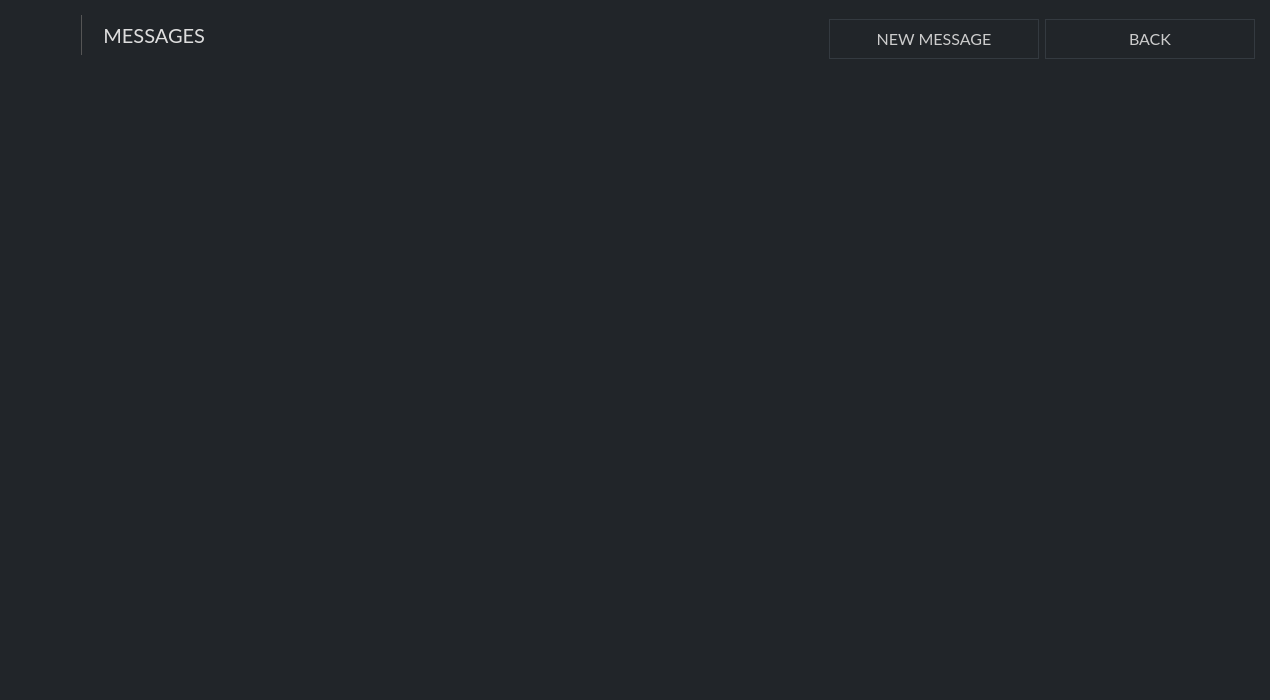
<?xml version="1.0" encoding="UTF-8"?>
<ui version="4.0">
 <class>MessagesFrame</class>
 <widget class="QFrame" name="MessagesFrame">
  <property name="geometry">
   <rect>
    <x>0</x>
    <y>0</y>
    <width>1270</width>
    <height>700</height>
   </rect>
  </property>
  <property name="minimumSize">
   <size>
    <width>1270</width>
    <height>700</height>
   </size>
  </property>
  <property name="font">
   <font>
    <family>Lato</family>
    <pointsize>-1</pointsize>
   </font>
  </property>
  <property name="windowTitle">
   <string>Frame</string>
  </property>
  <property name="styleSheet">
   <string notr="true">background-color: #212529;
border: 0px;
color: #aaaaaa;


font-size: 15px;
font-family: Lato;</string>
  </property>
  <property name="frameShape">
   <enum>QFrame::NoFrame</enum>
  </property>
  <property name="frameShadow">
   <enum>QFrame::Plain</enum>
  </property>
  <property name="lineWidth">
   <number>0</number>
  </property>
  <layout class="QVBoxLayout" name="verticalLayout">
   <property name="leftMargin">
    <number>15</number>
   </property>
   <property name="topMargin">
    <number>0</number>
   </property>
   <property name="rightMargin">
    <number>15</number>
   </property>
   <property name="bottomMargin">
    <number>15</number>
   </property>
   <item>
    <layout class="QHBoxLayout" name="horizontalLayout_2">
     <property name="leftMargin">
      <number>0</number>
     </property>
     <property name="topMargin">
      <number>15</number>
     </property>
     <property name="rightMargin">
      <number>0</number>
     </property>
     <property name="bottomMargin">
      <number>10</number>
     </property>
     <item>
      <widget class="QLabel" name="label_2">
       <property name="maximumSize">
        <size>
         <width>60</width>
         <height>16777215</height>
        </size>
       </property>
       <property name="text">
        <string>&lt;html&gt;&lt;head/&gt;&lt;body&gt;&lt;p&gt;&lt;img src=&quot;:/images/aluisyo-small.png&quot;/&gt;&lt;/p&gt;&lt;/body&gt;&lt;/html&gt;</string>
       </property>
      </widget>
     </item>
     <item>
      <widget class="Line" name="line">
       <property name="maximumSize">
        <size>
         <width>1</width>
         <height>16777215</height>
        </size>
       </property>
       <property name="styleSheet">
        <string notr="true">background-color: #555;</string>
       </property>
       <property name="orientation">
        <enum>Qt::Vertical</enum>
       </property>
      </widget>
     </item>
     <item>
      <widget class="QLabel" name="label">
       <property name="font">
        <font>
         <family>Lato</family>
         <pointsize>-1</pointsize>
        </font>
       </property>
       <property name="styleSheet">
        <string notr="true">color: #ddd; 
font-size: 20px;
font-family: Lato;</string>
       </property>
       <property name="text">
        <string>   MESSAGES</string>
       </property>
      </widget>
     </item>
     <item>
      <widget class="QPushButton" name="m_newMessageButton">
       <property name="minimumSize">
        <size>
         <width>210</width>
         <height>40</height>
        </size>
       </property>
       <property name="maximumSize">
        <size>
         <width>171</width>
         <height>31</height>
        </size>
       </property>
       <property name="font">
        <font>
         <family>Lato</family>
         <pointsize>-1</pointsize>
        </font>
       </property>
       <property name="styleSheet">
        <string notr="true">QPushButton#m_newMessageButton {color: #ccc; border: 1px solid #343a40; font-size: 16px; background-color: #21259;}

QPushButton#m_newMessageButton:hover {color: #ddd; border: 2px solid #444; font-size: 16px; background-color: #21259;}</string>
       </property>
       <property name="text">
        <string>NEW MESSAGE</string>
       </property>
      </widget>
     </item>
     <item>
      <widget class="QPushButton" name="m_backButton">
       <property name="sizePolicy">
        <sizepolicy hsizetype="Preferred" vsizetype="Preferred">
         <horstretch>0</horstretch>
         <verstretch>0</verstretch>
        </sizepolicy>
       </property>
       <property name="minimumSize">
        <size>
         <width>210</width>
         <height>40</height>
        </size>
       </property>
       <property name="maximumSize">
        <size>
         <width>171</width>
         <height>31</height>
        </size>
       </property>
       <property name="font">
        <font>
         <family>Lato</family>
         <pointsize>-1</pointsize>
        </font>
       </property>
       <property name="styleSheet">
        <string notr="true">QPushButton#m_backButton {color: #ccc; border: 1px solid #343a40; font-size: 16px; background-color: #21259;}

QPushButton#m_backButton:hover {color: #ddd; border: 2px solid #444; font-size: 16px; background-color: #21259;}</string>
       </property>
       <property name="text">
        <string>BACK</string>
       </property>
      </widget>
     </item>
    </layout>
   </item>
   <item>
    <widget class="QTreeView" name="m_messagesView">
     <property name="minimumSize">
      <size>
       <width>1270</width>
       <height>550</height>
      </size>
     </property>
     <property name="maximumSize">
      <size>
       <width>16777215</width>
       <height>16777215</height>
      </size>
     </property>
     <property name="font">
      <font>
       <family>Lato</family>
       <pointsize>-1</pointsize>
      </font>
     </property>
     <property name="styleSheet">
      <string notr="true">QHeaderView::section {
background-color: #282d31; 
   color: #ddd;
	font-family: Lato;
    border: 0px solid white;
border-bottom: 1px solid white;
   height: 30px;

}

QTreeView::item {
    color: #ddd;
    height: 35px;
}

QTreeView::branch:selected {
  background-color: white;
  color: black;
}

QWidget:item:selected {
  font-family: Lato;
  background-color: #282d31;
  color: #ddd;
}</string>
     </property>
     <property name="frameShape">
      <enum>QFrame::NoFrame</enum>
     </property>
     <property name="frameShadow">
      <enum>QFrame::Plain</enum>
     </property>
     <property name="sizeAdjustPolicy">
      <enum>QAbstractScrollArea::AdjustIgnored</enum>
     </property>
     <property name="editTriggers">
      <set>QAbstractItemView::AnyKeyPressed|QAbstractItemView::CurrentChanged|QAbstractItemView::EditKeyPressed|QAbstractItemView::SelectedClicked</set>
     </property>
     <property name="alternatingRowColors">
      <bool>false</bool>
     </property>
     <property name="rootIsDecorated">
      <bool>false</bool>
     </property>
     <property name="uniformRowHeights">
      <bool>true</bool>
     </property>
     <property name="itemsExpandable">
      <bool>true</bool>
     </property>
     <property name="sortingEnabled">
      <bool>false</bool>
     </property>
     <attribute name="headerCascadingSectionResizes">
      <bool>true</bool>
     </attribute>
     <attribute name="headerShowSortIndicator" stdset="0">
      <bool>false</bool>
     </attribute>
    </widget>
   </item>
   <item>
    <spacer name="verticalSpacer">
     <property name="orientation">
      <enum>Qt::Vertical</enum>
     </property>
     <property name="sizeHint" stdset="0">
      <size>
       <width>20</width>
       <height>40</height>
      </size>
     </property>
    </spacer>
   </item>
   <item>
    <layout class="QHBoxLayout" name="horizontalLayout">
     <property name="topMargin">
      <number>15</number>
     </property>
     <item>
      <spacer name="horizontalSpacer_2">
       <property name="orientation">
        <enum>Qt::Horizontal</enum>
       </property>
       <property name="sizeHint" stdset="0">
        <size>
         <width>40</width>
         <height>20</height>
        </size>
       </property>
      </spacer>
     </item>
    </layout>
   </item>
  </layout>
 </widget>
 <resources/>
 <connections>
  <connection>
   <sender>m_messagesView</sender>
   <signal>doubleClicked(QModelIndex)</signal>
   <receiver>MessagesFrame</receiver>
   <slot>messageDoubleClicked(QModelIndex)</slot>
   <hints>
    <hint type="sourcelabel">
     <x>337</x>
     <y>158</y>
    </hint>
    <hint type="destinationlabel">
     <x>337</x>
     <y>179</y>
    </hint>
   </hints>
  </connection>
  <connection>
   <sender>m_backButton</sender>
   <signal>clicked()</signal>
   <receiver>MessagesFrame</receiver>
   <slot>backClicked()</slot>
   <hints>
    <hint type="sourcelabel">
     <x>1198</x>
     <y>28</y>
    </hint>
    <hint type="destinationlabel">
     <x>649</x>
     <y>349</y>
    </hint>
   </hints>
  </connection>
  <connection>
   <sender>m_newMessageButton</sender>
   <signal>clicked()</signal>
   <receiver>MessagesFrame</receiver>
   <slot>newMessageClicked()</slot>
   <hints>
    <hint type="sourcelabel">
     <x>623</x>
     <y>329</y>
    </hint>
    <hint type="destinationlabel">
     <x>337</x>
     <y>179</y>
    </hint>
   </hints>
  </connection>
 </connections>
 <slots>
  <slot>messageDoubleClicked(QModelIndex)</slot>
  <slot>replyClicked()</slot>
  <slot>backClicked()</slot>
  <slot>newMessageClicked()</slot>
 </slots>
</ui>
